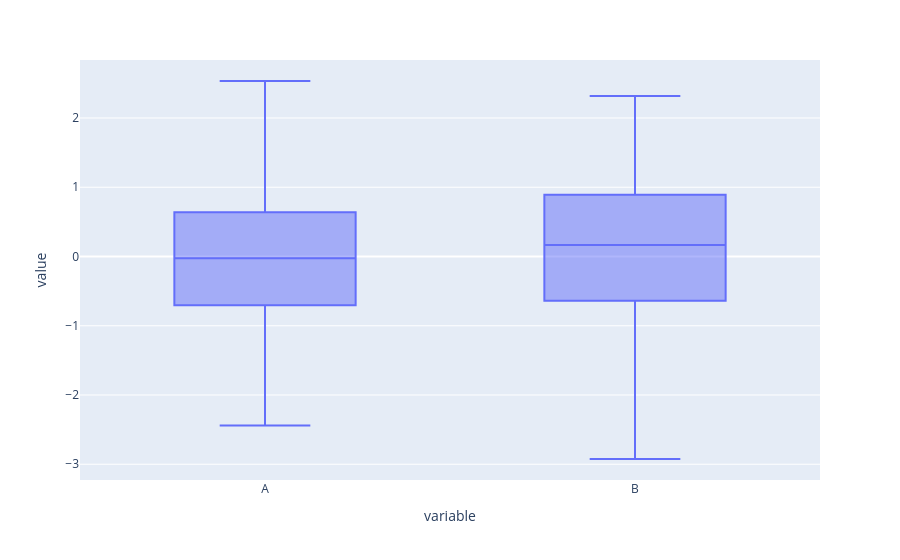

Write notebook code for a chart like this one.
### Code cell
px.box(df[['A','B']])

### Figure 1 — Plotly figure (JSON) as saved in the notebook; plotly's stock layout.template omitted (floating-point values rounded to 4 significant figures; data arrays with more than 128 entries replaced by an {"elided": "..."} marker saying what was removed)
{"data": [{"alignmentgroup": "True", "hovertemplate": "variable=%{x}<br>value=%{y}<extra></extra>", "legendgroup": "", "marker": {"color": "#636efa"}, "name": "", "notched": false, "offsetgroup": "", "orientation": "v", "showlegend": false, "type": "box", "x": {"elided": "200 str values"}, "x0": " ", "xaxis": "x", "y": {"elided": "200 float values"}, "y0": " ", "yaxis": "y"}], "layout": {"boxmode": "group", "legend": {"tracegroupgap": 0}, "margin": {"t": 60}, "xaxis": {"anchor": "y", "domain": [0, 1], "title": {"text": "variable"}}, "yaxis": {"anchor": "x", "domain": [0, 1], "title": {"text": "value"}}}}
